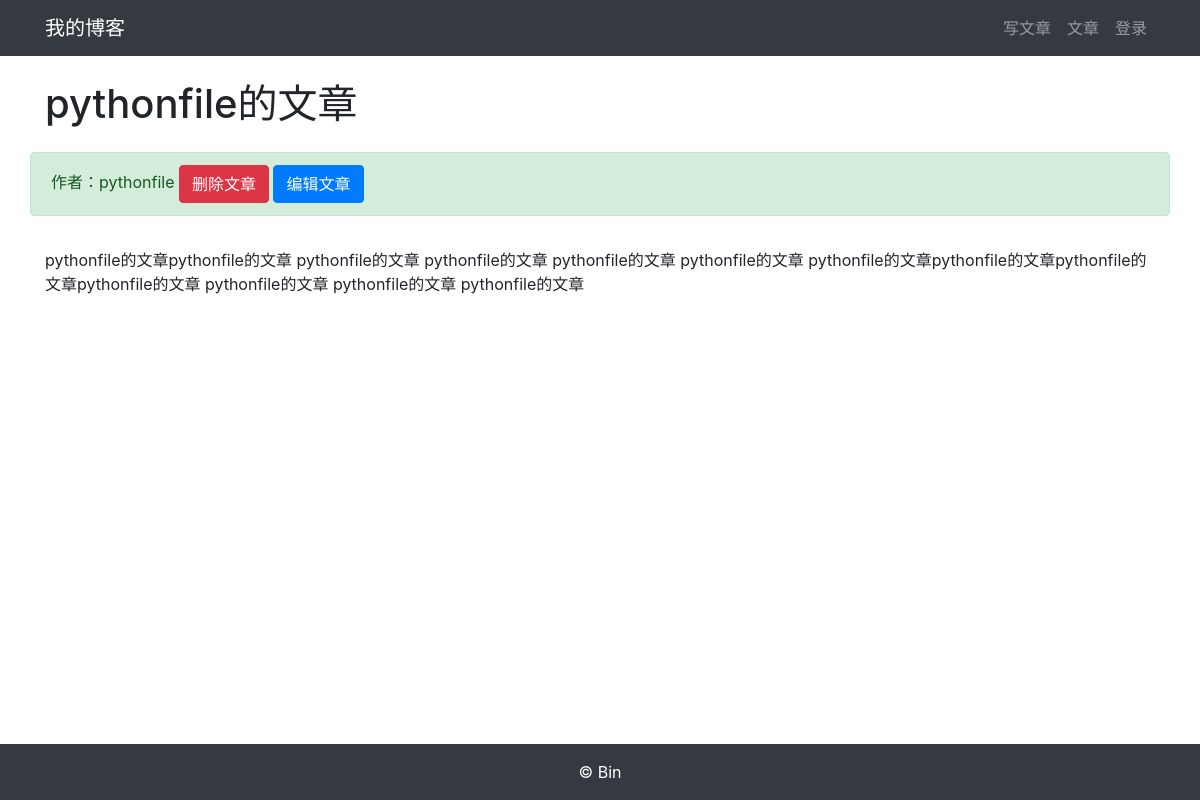
The app's page /article/article-detail/23/ with its own data.
### article/models.py (models this page shows, shortened)
class ArticlePost(models.Model):
    author = models.ForeignKey(User, on_delete=models.CASCADE)
    title = models.CharField(max_length=100)
    body = models.TextField()
    created = models.DateTimeField(default=timezone.now)
    update = models.DateTimeField(auto_now=True)
    class Meta:
        ordering = ('-created',)

### article/views.py (the view)
# urls.py: path('article-detail/<int:id>/', views.article_detail, name='article_detail'),
def article_detail(request, id):
    article = ArticlePost.objects.get(id=id)
    article.body = markdown.markdown(article.body,
        extensions = [
        'markdown.extensions.extra',
        'markdown.extensions.codehilite',
        ])
    context = {'article': article}
    return render(request, 'article/detail.html', context)

### templates/article/detail.html (shortened to what this page needs)
{% extends "base.html" %}
{% load staticfiles %}
{% block content %}
<div class="container">
    <div class="row">
        <h1 class="col-12 mt-4 mb-4">{{ article.title }}</h1>
        <div class="col-12 alert alert-success">作者：{{ article.author }}
            <a href="#" onclick="confirm_delete()" class="btn btn-danger">删除文章</a>
            <a href="{% url 'article:article_update' article.id %}" class="btn btn-primary">编辑文章</a>
        </div>
        <div class="col-12">
            <p>{{ article.body|safe }}</p>
        </div>
    </div>
</div>
{% endblock content %}

### records on screen
ArticlePost: title "pythonfile的文章", author "pythonfile", body "pythonfile的文章pythonfile的文章 pythonfile的文章 pythonfile的文章 pythonfile的文章 pythonfile的文章 pythonfile的文章pythonfile的文章pythonfile的文章pythonfile的文章 pythonfile的文章 pythonfile的文章 pythonfile的文章"
